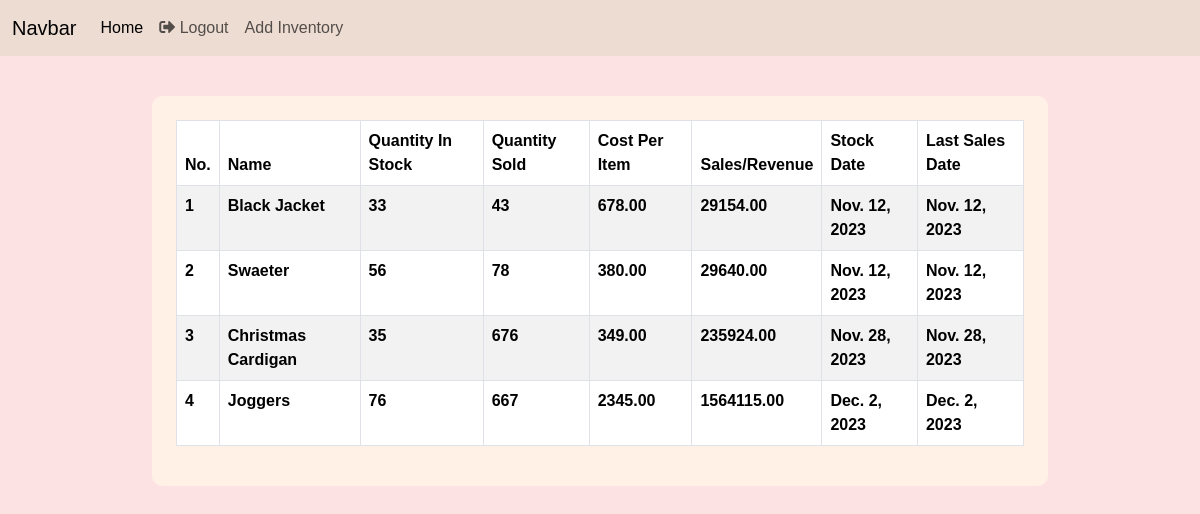
Screenshot of /inventory/ (signed in) with the database file from the repository.
### inventory/models.py (models this page shows, shortened)
class Inventory(models.Model):
    name = models.CharField(max_length=100, null=False, blank=False)
    cost_per_item = models.DecimalField(max_digits=19, decimal_places=2, null=False, blank=False)
    quantity_in_stock = models.IntegerField(null=False, blank=False)
    quantity_sold = models.IntegerField(null=False, blank=False)
    sales = models.DecimalField(max_digits=19, decimal_places=2, null=False, blank=False)
    stock_date = models.DateField(auto_now_add=True)
    last_sales_date = models.DateField(auto_now_add=True)

### inventory/views.py (the view)
# urls.py: path("",inventory_list, name="inventory_list"),
@login_required()
def inventory_list(request):
    inventories = Inventory.objects.all()
    context = {
        "title" : "Inventory List",
        "inventories" : inventories
    }
    return render(request, "inventory/inventory_list.html", context=context)

### templates/inventory/inventory_list.html
{% extends '../layout.html' %}
{% block content %}
<div class="content-section">
    <table class="table table-striped table-bordered table-hover">
        <thead class="thead-dark">
          <tr>
            <th scope="col">No.</th>
            <th scope="col">Name</th>
            <th scope="col">Quantity In Stock</th>
            <th scope="col">Quantity Sold</th>
            <th scope="col">Cost Per Item</th>
            <th scope="col">Sales/Revenue</th>
            <th scope="col">Stock Date</th>
            <th scope="col">Last Sales Date</th>
          </tr>
        </thead>
        <tbody>
          {% for inventory in inventories %}
            <tr style='cursor: pointer; cursor: hand;' onclick="window.location=`{% url 'per_product' inventory.id %}`">
              <th scope="row">{{ forloop.counter }}</th>
              <th scope="col">{{ inventory.name }}</th>
              <th scope="col">{{ inventory.quantity_in_stock }}</th>
              <th scope="col">{{ inventory.quantity_sold }}</th>
              <th scope="col">{{ inventory.cost_per_item }}</th>
              <th scope="col">{{ inventory.sales }}</th>
              <th scope="col">{{ inventory.stock_date }}</th>
              <th scope="col">{{ inventory.last_sales_date }}</th>
            </tr>
          {% endfor %}
        </tbody>
    </table>
</div>
{% endblock %}

### templates/layout.html (shortened to what this page needs)
{% load static %}
<!DOCTYPE html>
<html lang="en">
<head>
    <link href="https://cdn.jsdelivr.net/npm/bootstrap@5.3.2/dist/css/bootstrap.min.css" rel="stylesheet">
    <link rel="stylesheet" href="{% static 'css/main.css' %}" type="text/css">
    <link
     rel="stylesheet"
     href="https://cdnjs.cloudflare.com/ajax/libs/font-awesome/5.12.0-2/css/all.min.css"
   />
</head>
<body>
    <nav class="navbar navbar-expand-lg custom-navbar-color">
        <div class="container-fluid">
          <a class="navbar-brand" href="#">Navbar</a>
          <div class="collapse navbar-collapse" id="navbarSupportedContent">
            <ul class="navbar-nav me-auto mb-2 mb-lg-0">
              <li class="nav-item">
                <a class="nav-link active" aria-current="page" href="#">Home</a>
              </li>
              {% if request.user.is_authenticated %}
              <li class="nav-item">
                <a class="nav-link" href="{% url 'logout' %}"><i class="fas fa-sign-out-alt"></i> Logout</a>
              </li>
              <li class="nav-item">
                <a class="nav-link" aria-current="page" href="{% url 'product_add' %}">Add Inventory</a>
              </li>
              {% endif %}
            </ul>
          </div>
        </div>
      </nav>
      <main>
        <div class="container-fluid">
            <div class="row">
                <div class="col-md-1"></div>
                <div class="col-md-10 col-sm-12 col-xs-12">
                    {% block content %}
                    {% endblock %}
                </div>
                <div class="col-md-1"></div>
            </div>
        </div>
    </main>
</body>
</html>

### Static/css/main.css (style rules this page uses)
body { background-color: #fde2e4; font-family: Arial, sans-serif; }
.content-section { background: #fff1e6; margin: 40px; padding: 1.5rem 1.5rem; border-radius: 10px; }

### templates/layout.html (style rules this page uses)
.custom-navbar-color { background-color: #eddcd2; }

### rows the page displays
Inventory: name "Black Jacket", quantity_in_stock "33", quantity_sold "43", cost_per_item "678.00", sales "29154.00", stock_date "Nov. 12, 2023", last_sales_date "Nov. 12, 2023"
Inventory: name "Swaeter", quantity_in_stock "56", quantity_sold "78", cost_per_item "380.00", sales "29640.00", stock_date "Nov. 12, 2023", last_sales_date "Nov. 12, 2023"
Inventory: name "Christmas Cardigan", quantity_in_stock "35", quantity_sold "676", cost_per_item "349.00", sales "235924.00", stock_date "Nov. 28, 2023", last_sales_date "Nov. 28, 2023"
Inventory: name "Joggers", quantity_in_stock "76", quantity_sold "667", cost_per_item "2345.00", sales "1564115.00", stock_date "Dec. 2, 2023", last_sales_date "Dec. 2, 2023"
